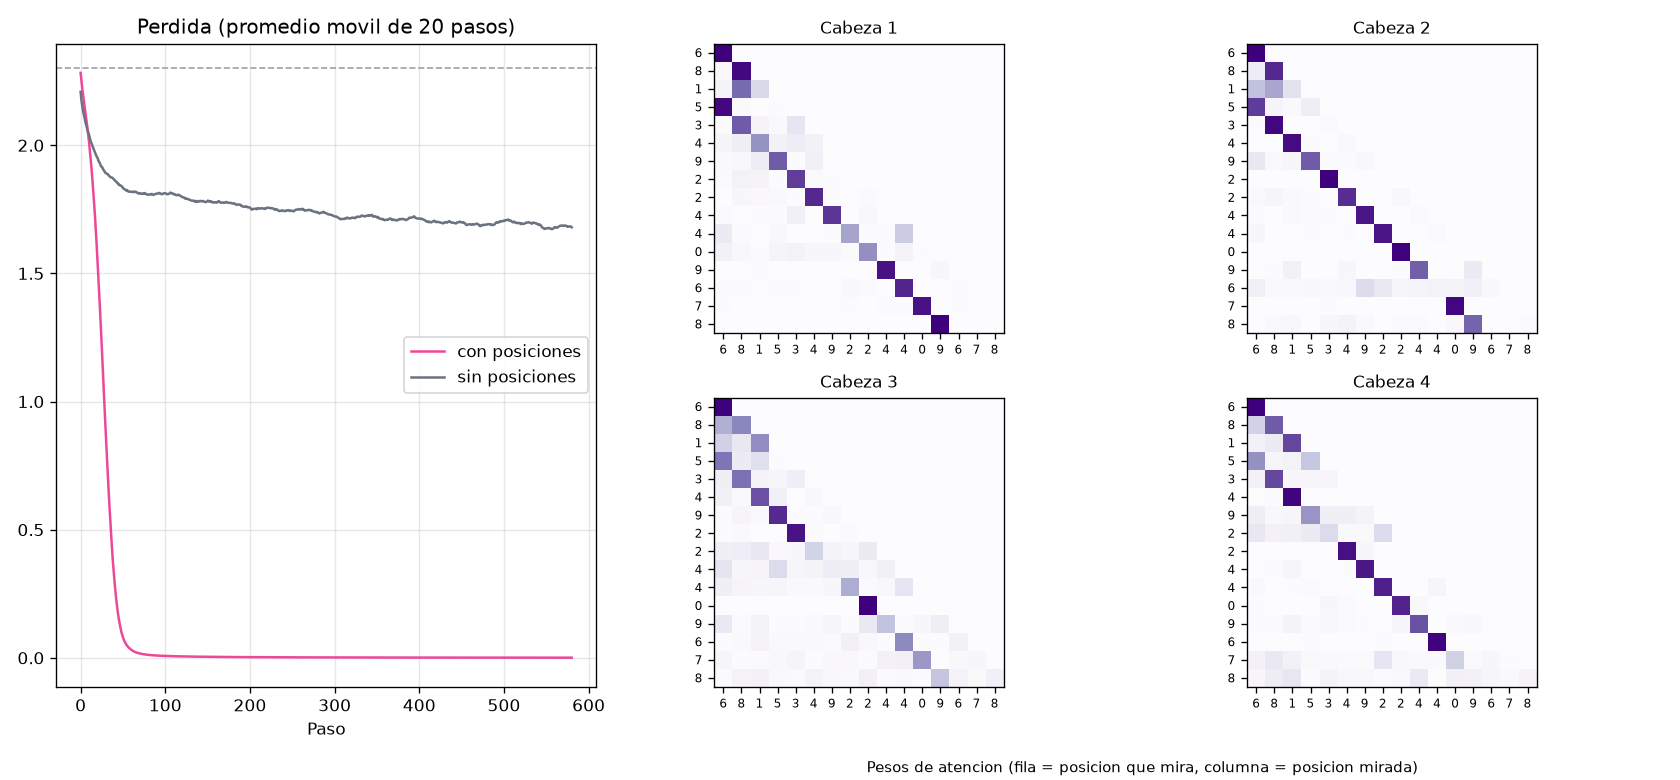

Recreate this plot in Python.
"""
LECCION 4.2 - EL BLOQUE TRANSFORMER
===================================

Objetivo: armar, pieza por pieza, el bloque que se repite dentro de GPT,
de Claude y de todos los modelos de lenguaje actuales.

La capa de atencion de la 3.6 tenia una consulta y un conjunto de pares
clave-valor. Un bloque transformer generaliza eso:
  - TODAS las posiciones hacen de consulta, clave y valor a la vez
    (auto-atencion), y cada una solo puede mirar hacia ATRAS (mascara
    causal): asi el modelo sirve para predecir el siguiente token
  - varias CABEZAS de atencion trabajan en paralelo, cada una buscando
    algo distinto
  - un embedding de POSICION le dice al modelo donde esta cada token
  - NORMALIZACION y conexiones RESIDUALES permiten apilar muchos bloques

Las piezas estan en mini_transformer.py y solo tienen forward: los
gradientes los calcula mini_autograd (leccion 4.1).
"""

import time

import matplotlib.pyplot as plt
import numpy as np

import mini_transformer as mt
from mini_autograd import Adam, Tensor, cross_entropy, parametros_en_cero

rng = np.random.default_rng(42)
np.set_printoptions(precision=2, suppress=True)


# ============================================================
# PARTE 1: LA MASCARA CAUSAL
# ============================================================
# Para predecir el siguiente token, la posicion t solo puede usar los
# tokens 0..t. Si pudiera mirar t+1, "predeciria" copiando la respuesta.
# La mascara suma -1e9 a los puntajes prohibidos: tras la softmax, valen 0.

T = 5
puntajes = rng.standard_normal((T, T))
mascara = mt.mascara_causal(T)
pesos = Tensor(puntajes + mascara).softmax().data
print("PARTE 1: pesos de atencion con mascara causal (fila = quien mira)")
print(pesos)
print("Cada fila suma:", pesos.sum(axis=1))


# ============================================================
# PARTE 2: VARIAS CABEZAS, Y SUS SHAPES
# ============================================================
# Con D = 8 y H = 2 cabezas, cada cabeza trabaja con vectores de 4
# numeros. Se calculan todas a la vez con arrays de 4 dimensiones.

B, T, D, H = 2, 5, 8, 2
bloque_chico = mt.init_bloque(rng, D)
x = Tensor(rng.standard_normal((B, T, D)))
q = (x @ bloque_chico["Wq"]).reshape(B, T, H, D // H).transpose(0, 2, 1, 3)
alfas = []
salida = mt.atencion(x, bloque_chico, H, guardar=alfas)
print(f"\nPARTE 2: x {x.shape} -> consultas por cabeza {q.shape} "
      f"-> pesos {alfas[0].shape} -> salida {salida.shape}")


# ============================================================
# PARTE 3: COMPROBAR QUE NO MIRA EL FUTURO
# ============================================================
# Cambiamos los vectores de las posiciones 3 y 4. Las salidas de las
# posiciones 0, 1 y 2 tienen que quedar EXACTAMENTE iguales.

x2 = x.data.copy()
x2[:, 3:] = rng.standard_normal((B, 2, D))
salida2 = mt.bloque(Tensor(x2), bloque_chico, H)
salida1 = mt.bloque(x, bloque_chico, H)
cambio = np.abs(salida2.data - salida1.data).max(axis=(0, 2))
print("\nPARTE 3: cuanto cambia la salida de cada posicion al cambiar las posiciones 3 y 4")
print("  ", cambio)


# ============================================================
# PARTE 4: SIN POSICIONES, EL ORDEN NO EXISTE
# ============================================================
# La atencion compara vectores: si se desordenan las entradas, las salidas
# se desordenan igual, pero no cambian. Sin mascara y sin embeddings de
# posicion, "el perro mordio al hombre" y "el hombre mordio al perro"
# darian los mismos vectores, solo en otro orden.

orden = np.array([3, 0, 4, 1, 2])
s_normal = mt.atencion(x, bloque_chico, H, causal=False).data
s_desordenada = mt.atencion(Tensor(x.data[:, orden]), bloque_chico, H, causal=False).data
dif = np.abs(s_desordenada - s_normal[:, orden]).max()
print(f"\nPARTE 4: salida(desordenar x) vs desordenar(salida x): diferencia maxima = {dif:.1e}")


# ============================================================
# PARTE 5: LAYER NORM
# ============================================================
# Cada vector se normaliza a media 0 y desviacion 1 (como la
# normalizacion de entradas de la 1.4, pero dentro de la red y por vector).

v = Tensor(rng.standard_normal((1, 1, D)) * 7 + 3)
vn = mt.layer_norm(v, Tensor(np.ones(D)), Tensor(np.zeros(D)))
print(f"\nPARTE 5: antes media={v.data.mean():.2f} desv={v.data.std():.2f}"
      f" | despues media={vn.data.mean():.2f} desv={vn.data.std():.2f}")


# ============================================================
# PARTE 6: GRADIENT CHECKING DEL BLOQUE COMPLETO
# ============================================================
# En la 4.1 se verifico cada operacion por separado. Ahora verificamos el
# bloque entero (atencion + mlp + normas + residuales), en 3 numeros de
# cada matriz de parametros.

objetivo = rng.standard_normal((B, T, D))


def perdida_bloque():
    return (mt.bloque(x, bloque_chico, H) * Tensor(objetivo)).sum()


parametros_en_cero(bloque_chico.values())
perdida_bloque().backward()
peor = 0.0
for nombre, p in bloque_chico.items():
    for _ in range(3):
        i = tuple(rng.integers(0, n) for n in p.shape)
        viejo = p.data[i]
        p.data[i] = viejo + 1e-5
        mas = perdida_bloque().data.item()
        p.data[i] = viejo - 1e-5
        menos = perdida_bloque().data.item()
        p.data[i] = viejo
        numerico = (mas - menos) / 2e-5
        peor = max(peor, abs(numerico - p.grad[i]) / max(abs(numerico), abs(p.grad[i]), 1e-8))
print(f"\nPARTE 6: gradient checking del bloque, peor error relativo = {peor:.1e}")


# ============================================================
# PARTE 7: ENTRENAR UNA TAREA QUE EXIGE POSICION
# ============================================================
# Secuencias de 16 digitos al azar. En cada posicion t >= 3, el modelo
# debe decir que digito habia en t - 3:
#     entrada:  4 7 1 9 0 3 ...
#     objetivo: . . . 4 7 1 ...
# No se puede resolver mirando el contenido: hay que saber DONDE esta
# cada digito. Comparamos el modelo con y sin embeddings de posicion.

V, T, RETARDO = 10, 16, 3
D, H, N_BLOQUES, PASOS = 32, 4, 1, 600


def lote(n):
    x = rng.integers(0, V, (n, T))
    return x, x[:, :T - RETARDO]


def entrenar(posiciones):
    modelo = mt.init_modelo(V, D, H, N_BLOQUES, T, posiciones=posiciones)
    params = mt.parametros(modelo)
    optimizador = Adam(params, tasa=3e-3)
    historial = []
    inicio = time.time()
    for paso in range(PASOS):
        x, y = lote(32)
        parametros_en_cero(params)
        logits = mt.forward(modelo, x)                 # (32, 16, 10)
        L = cross_entropy(logits[:, RETARDO:], y)      # solo las posiciones con respuesta
        L.backward()
        optimizador.paso()
        historial.append(L.data.item())
    x, y = lote(1000)
    exactitud = np.mean(mt.forward(modelo, x).data[:, RETARDO:].argmax(-1) == y)
    print(f"  posiciones={posiciones!s:<5} | parametros={mt.contar(modelo)} | "
          f"perdida final={np.mean(historial[-50:]):.3f} | exactitud={exactitud:.1%} | "
          f"{time.time() - inicio:.0f} s")
    return modelo, historial


print("\nPARTE 7: copiar el digito de 3 posiciones atras")
modelo, hist_con = entrenar(posiciones=True)
_, hist_sin = entrenar(posiciones=False)


# ============================================================
# PARTE 8: GRAFICOS
# ============================================================
ejemplo = rng.integers(0, V, (1, T))
alfas = []
mt.forward(modelo, ejemplo, guardar=alfas)

fig = plt.figure(figsize=(14, 6.5))
ax = fig.add_subplot(2, 3, (1, 4))
media = lambda h: np.convolve(h, np.ones(20) / 20, mode="valid")
ax.plot(media(hist_con), color="#EC4899", label="con posiciones")
ax.plot(media(hist_sin), color="#6B7280", label="sin posiciones")
ax.axhline(np.log(V), color="#9CA3AF", linestyle="--", linewidth=1)
ax.set_title("Perdida (promedio movil de 20 pasos)")
ax.set_xlabel("Paso")
ax.legend()
ax.grid(alpha=0.3)

for cabeza in range(H):
    ax = fig.add_subplot(2, 3, [2, 3, 5, 6][cabeza])
    ax.imshow(alfas[0][0, cabeza], cmap="Purples", vmin=0, vmax=1)
    ax.set_title(f"Cabeza {cabeza + 1}", fontsize=10)
    ax.set_xticks(range(T))
    ax.set_xticklabels(ejemplo[0], fontsize=7)
    ax.set_yticks(range(T))
    ax.set_yticklabels(ejemplo[0], fontsize=7)
fig.text(0.68, 0.01, "Pesos de atencion (fila = posicion que mira, columna = posicion mirada)",
         ha="center", fontsize=9)

plt.tight_layout(rect=(0, 0.03, 1, 1))
plt.savefig("20_transformer_bloque.png", dpi=120)
print("\nGrafico guardado en: 20_transformer_bloque.png")
print("Abriendo ventana con el grafico... (cierrala para que el script termine)")
plt.show()


# ============================================================
# CONCEPTOS CLAVE
# ============================================================
print("""
CONCEPTOS CLAVE DE ESTA LECCION:
1. Auto-atencion: cada posicion es consulta, clave y valor; la mascara
   causal le impide mirar hacia adelante
2. Varias cabezas = varias atenciones en paralelo con vectores mas chicos;
   se juntan y se mezclan con Wo
3. La atencion no conoce el orden: hace falta sumar un embedding de posicion
4. Layer norm + conexiones residuales (x = x + f(x)) mantienen estables
   las activaciones y los gradientes al apilar bloques
5. Bloque = atencion (mezcla informacion ENTRE posiciones) + mlp (procesa
   CADA posicion por separado)

EXPERIMENTOS SUGERIDOS:
- Pon N_BLOQUES = 4 y llama a mt.forward(modelo, x, residual=False,
  norma=False) en entrenar(): sigue aprendiendo?
- Cambia RETARDO a 8, o H a 1: que pasa con la exactitud?
- Quita la mascara (causal=False en mt.bloque) y repite la Parte 3
""")
